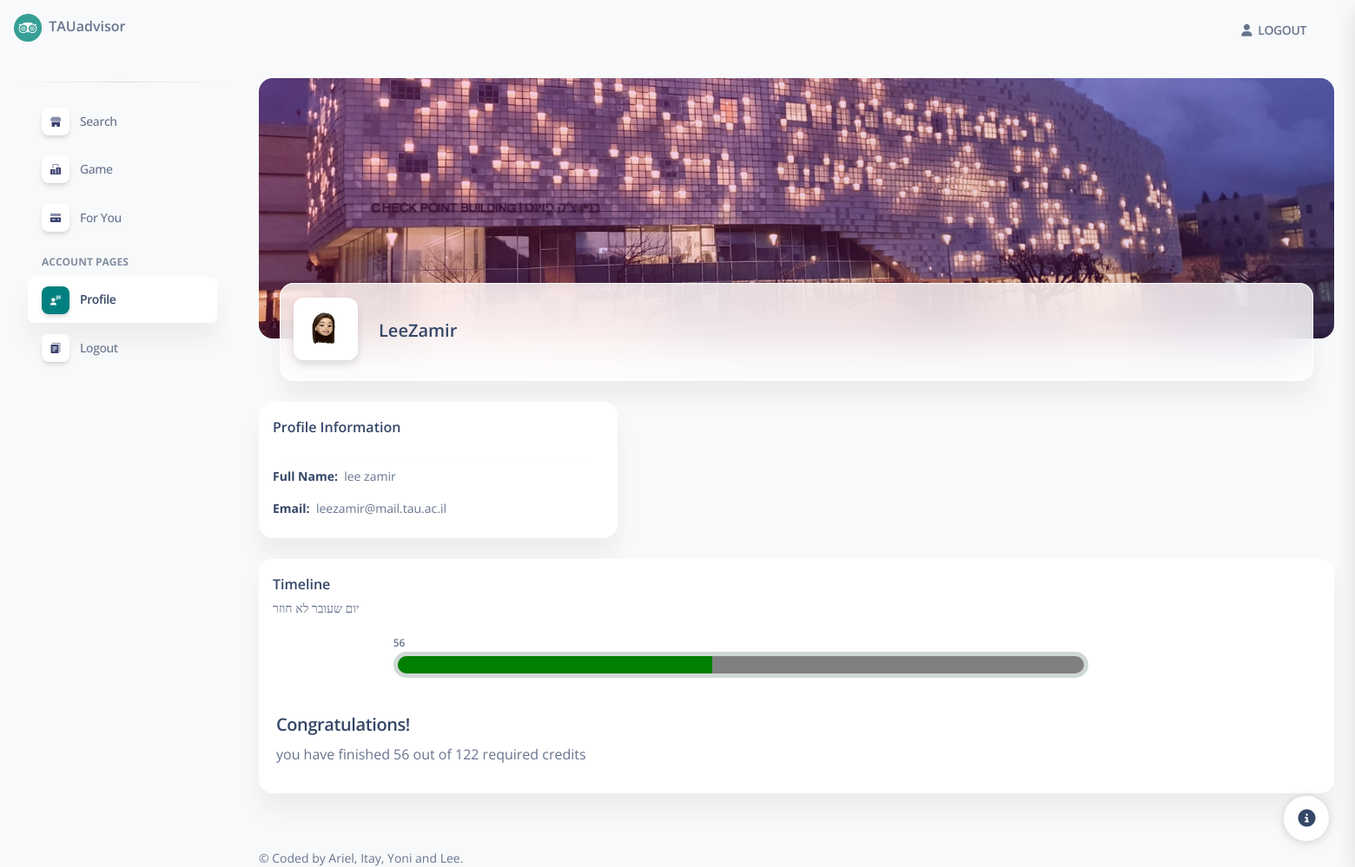
Screenshot of /profile.html (signed in) with the database file from the repository.
### apps/authentication/models.py (models this page shows, shortened)
class Users(db.Model, UserMixin):
    __tablename__ = 'Users'
    id = db.Column(db.Integer, primary_key=True)
    username = db.Column(db.String(64), unique=True)
    fname = db.Column(db.String(20))
    lname = db.Column(db.String(20))
    email = db.Column(db.String(64), unique=True)
    image = db.Column(db.String(64), default='default.jpg')  # might change later
    password = db.Column(db.LargeBinary)
    best_score = db.Column(db.Integer, default=0)
    credits = db.Column(db.Integer, default=0)
    courses = db.relationship("UsersCourses", back_populates="user", lazy='dynamic')
    comments = db.relationship("UsersComments", back_populates="user", lazy='dynamic')
    taudata_courses = db.relationship("TAUData", back_populates="user", lazy='dynamic')
    def __repr__(self):
        return str(self.username)

### apps/home/routes.py (the view)
@blueprint.route('/<template>')
@login_required
def route_template(template):
    try:
        if not template.endswith('.html'):
            template += '.html'
        segment = get_segment(request)
        return render_template("home/" + template, segment=segment)
    except TemplateNotFound:
        return render_template('home/page-404.html'), 404
    except:
        return render_template('home/page-500.html'), 500

### apps/__init__.py (called while the page is built)
def configure_database(app):
    @app.before_first_request
    def initialize_database():
        db.create_all()
    @app.teardown_request
    def shutdown_session(exception=None):
        db.session.remove()

### apps/authentication/models.py (called while the page is built)
@login_manager.user_loader
def user_loader(id):
    return Users.query.filter_by(id=id).first()

### apps/home/routes.py (called while the page is built)
def get_segment(request):
    try:
        segment = request.path.split('/')[-1]
        if segment == '':
            segment = 'index'
        return segment
    except:
        return None

### apps/templates/home/profile.html (shortened to what this page needs)
{% extends 'layouts/base.html' %}
{% block content %}
    <div class="container-fluid">
        <div class="page-header min-height-300 border-radius-xl mt-4"
             style="background-image: url('/static/assets/img/checkpoint.jpeg'); background-position-y: 50%;">
            <span class="mask bg-gradient-primary opacity-2"></span>
        </div>
        <div class="card card-body blur shadow-blur mx-4 mt-n6 overflow-hidden">
            <div class="row gx-4">
                <div class="col-auto">
                    <div class="avatar avatar-xl position-relative">
                        <img src="/static/assets/img/{{ current_user.image }}" alt="profile_image"
                             class="w-100 border-radius-lg shadow-sm">
                    </div>
                </div>
                <div class="col-auto my-auto">
                    <div class="h-100">
                        <h5 class="mb-1">
                            {{ current_user }}
                        </h5>
                    </div>
                </div>
                <div class="col-lg-4 col-md-6 my-sm-auto ms-sm-auto me-sm-0 mx-auto mt-3">
                    <div class="nav-wrapper position-relative end-0">
                        <ul class="nav nav-pills nav-fill p-1 bg-transparent" role="tablist">
                        </ul>
                    </div>
                </div>
            </div>
        </div>
    </div>
    <div class="container-fluid py-4">
        <div class="col-12 col-xl-4">
            <div class="card h-100">
                <div class="card-header pb-0 p-3">
                    <div class="row">
                        <h6 class="mb-0">Profile Information</h6>
                    </div>
                </div>
                <div class="card-body p-3">
                    <hr class="horizontal gray-light my-2">
                    <ul class="list-group">
                        <li class="list-group-item border-0 ps-0 pt-0 text-sm"><strong class="text-dark">Full
                            Name:</strong> &nbsp;{{ current_user.fname }} {{ current_user.lname }} </li>
                        <li class="list-group-item border-0 ps-0 text-sm"><strong class="text-dark">Email:</strong>
                            &nbsp;{{ current_user.email }} </li>
                    </ul>
                </div>
            </div>
        </div>
        <div class="col-12 mt-4">
            <div class="card mb-4">
                <div class="card-header pb-0 p-3">
                    <h6 class="mb-1">Timeline</h6>
                    <p class="text-sm">יום שעובר לא חוזר</p>
                </div>
                <td class="align-middle">
                    <div class="progress-wrapper w-75 mx-auto">
                        <div class="progress-info">
                            <div class="progress-percentage">
                                <span class="text-xs font-weight-bold">{{ current_user.credits }}</span>
                            </div>
                        </div>
                        <head>
                        </head>
                        <body>
                        <progress value="{{ current_user.credits }}" ; max="122" ;
                                  class="progress-bar bg-info"></progress>
                        </body>
                    </div>
                </td>
                <div class="card-body p-3" style="width: 150%">
                    <div class="row">
                        <div class="col-xl-3 col-md-6 mb-xl-0 mb-4">
                            <div class="card card-blog card-plain">
                                <div class="card-body px-1 pb-0">
                                    <a href="javascript:;">
                                        <h5>
                                            Congratulations!
                                        </h5>
                                    </a>
                                    <p> you have finished {{ current_user.credits }} out of 122 required credits </p>
                                </div>
                            </div>
                        </div>
                    </div>
                </div>
            </div>
        </div>
    </div>
    {% include "includes/footer.html" %}
{% endblock content %}

### apps/templates/layouts/base.html (shortened to what this page needs)
<!DOCTYPE html>
<html lang="en">
<head>
    <link href="/static/assets/css/nucleo-icons.css" rel="stylesheet"/>
    <link href="/static/assets/css/nucleo-svg.css" rel="stylesheet"/>
    <link href="/static/assets/css/nucleo-svg.css" rel="stylesheet"/>
    <link id="pagestyle" href="/static/assets/css/soft-ui-dashboard.css?v=1.0.3" rel="stylesheet"/>
</head>
<body class="g-sidenav-show  bg-gray-100">
{% include "includes/sidebar.html" %}
<main class="main-content position-relative max-height-vh-100 h-100 mt-1 border-radius-lg ">
    {% include "includes/navigation.html" %}
    {% block content %}{% endblock content %}
</main>
{% include "includes/fixed-plugin.html" %}
</body>
</html>

### apps/templates/includes/sidebar.html (shortened to what this page needs)
<aside class="sidenav navbar navbar-vertical navbar-expand-xs border-0 border-radius-xl my-3 fixed-start ms-3 "
       id="sidenav-main">
    <div class="sidenav-header">
        <img src="/static/assets/img/log-in/TripAdvisorLogo.png" class="navbar-brand-img h-100" alt="main_logo">
        <span class="ms-1 font-weight-bold">TAUadvisor</span>
    </div>
    <hr class="horizontal dark mt-0">
    <div class="collapse navbar-collapse  w-auto  max-height-vh-100 h-100" id="sidenav-collapse-main">
        <ul class="navbar-nav">
            <li class="nav-item">
                <a class="nav-link {% if 'index' in segment %} active {% endif %}" href="/index.html">
                    <div class="icon icon-shape icon-sm shadow border-radius-md bg-white text-center me-2 d-flex align-items-center justify-content-center">
                    </div>
                    <span class="nav-link-text ms-1">Search</span>
                </a>
            </li>
            <li class="nav-item">
                <a class="nav-link {% if 'game' in segment %} active {% endif %}" href="/game.html">
                    <div class="icon icon-shape icon-sm shadow border-radius-md bg-white text-center me-2 d-flex align-items-center justify-content-center">
                    </div>
                    <span class="nav-link-text ms-1">Game</span>
                </a>
            </li>
            <li class="nav-item">
                <a class="nav-link {% if 'for-you' in segment %} active {% endif %}" href="/for-you.html">
                    <div class="icon icon-shape icon-sm shadow border-radius-md bg-white text-center me-2 d-flex align-items-center justify-content-center">
                    </div>
                    <span class="nav-link-text ms-1">For You</span>
                </a>
            </li>
            <li class="nav-item mt-3">
                <h6 class="ps-4 ms-2 text-uppercase text-xs font-weight-bolder opacity-6">Account pages</h6>
            </li>
            <li class="nav-item">
                <a class="nav-link {% if 'profile' in segment %} active {% endif %}" href="/profile.html">
                    <div class="icon icon-shape icon-sm shadow border-radius-md bg-white text-center me-2 d-flex align-items-center justify-content-center">
                    </div>
                    <span class="nav-link-text ms-1">Profile</span>
                </a>
            </li>
            <li class="nav-item">
                <a class="nav-link " href="{{ url_for('authentication_blueprint.logout') }}">
                    <div class="icon icon-shape icon-sm shadow border-radius-md bg-white text-center me-2 d-flex align-items-center justify-content-center">
                    </div>
                    <span class="nav-link-text ms-1">Logout</span>
                </a>
            </li>
        </ul>
    </div>
</aside>

### apps/templates/includes/navigation.html (shortened to what this page needs)
<nav class="navbar navbar-main navbar-expand-lg px-0 mx-4 shadow-none border-radius-xl" id="navbarBlur"
     navbar-scroll="true">
    <div class="container-fluid py-1 px-3">
        <div class="collapse navbar-collapse mt-sm-0 mt-2 me-md-0 me-sm-4" id="navbar">
            <div class="ms-md-auto pe-md-3 d-flex align-items-center">
                <div class="input-group">
                    <li class="nav-item d-flex align-items-center">
                        <a href="{{ url_for('authentication_blueprint.logout') }}"
                           class="nav-link text-body font-weight-bold px-0">
                            <i class="fa fa-user me-sm-1"></i>
                            <span class="d-sm-inline d-none">LOGOUT</span>
                        </a>
                    </li>
                </div>
            </div>
        </div>
    </div>
</nav>

### apps/templates/includes/footer.html (shortened to what this page needs)
<footer class="footer pt-3  ">
    <div class="container-fluid">
        <div class="row align-items-center justify-content-lg-between">
            <div class="col-lg-6 mb-lg-0 mb-4">
                <div class="copyright text-center text-sm text-muted text-lg-start">
                    &copy; Coded by Ariel, Itay, Yoni and Lee.
                </div>
            </div>
        </div>
    </div>
</footer>

### apps/templates/includes/fixed-plugin.html (shortened to what this page needs)
<div class="fixed-plugin">
    <a class="fixed-plugin-button text-dark position-fixed px-3 py-2">
        <i class="fas fa-info-circle py-2"> </i>
    </a>
</div>

### apps/static/assets/css/nucleo-svg.css (style rules this page uses)
.icon { display: inline-block; color: #111111; height: 1em; width: 1em; }
.icon-sm { height: 0.8em; width: 0.8em; }
.icon { fill: currentColor; stroke: none; }

### apps/templates/home/profile.html (style rules this page uses)
progress[value] { background-color: blue; width: 800px; height: 30px; border-radius: 30px; border: 5px solid #CED8D6; }

### rows the page displays
Users: image (picture), username "LeeZamir", fname "lee", lname "zamir", email "leezamir@mail.tau.ac.il", credits "56"
